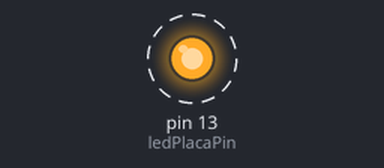
A sketch run on a simulated Arduino Uno, built with avr-gcc and run on an emulated ATmega328P. Parts: output pins drawn as LEDs (lit = HIGH). Dashed ring = blinking.

Above: at 0.5 s.
Timing chart, 0 to 4.6 s (numbered marks = the images above):
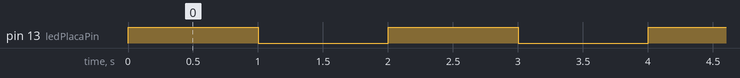

Measured:
- by itself, pin 13 (ledPlacaPin): alternates HIGH for 1.0 s and LOW for 1.0 s

The sketch:

Primer_programa.ino
```cpp
/********************************************************************************
**El programa Blink fa que el LED de la placa Arduino Uno faigui intermitencia.**
**                   Aquest LED esta asociat al pin 13.                        **
**       El programa Blink permet variar la frequencia d'intermitencia.        **
********************************************************************************/

//*******  Includes  ************************************************************


//*******  Variables  ***********************************************************

int ledPlacaPin = 13;

// La funció Setup només s'executa un cop. Quan la placa s'encen o es fa reset.
void setup() {
  // inicialitza el pin digita 13 com a sortida.
  pinMode(ledPlacaPin, OUTPUT);
}

// La funció Loop es va repetin cada cop.
void loop() {
  digitalWrite(ledPlacaPin, HIGH);   // Encen el LED
  delay(1000);              // Espera un segon
  digitalWrite(ledPlacaPin, LOW);    // Apaga el LED
  delay(1000);              // Espera un segon
}
```
